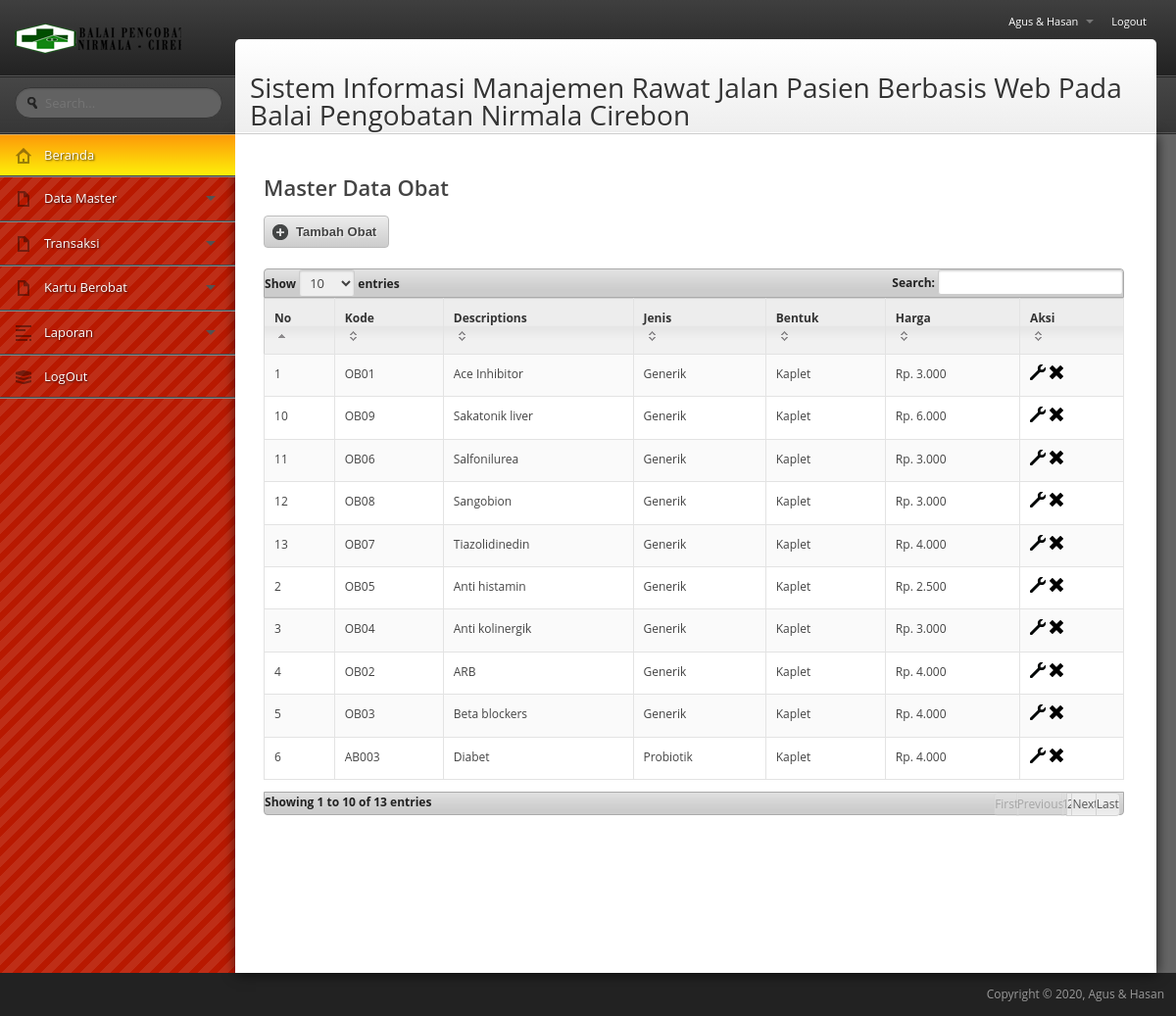
The app's page /si_rawatjalan/media.php?module=obat (signed in) with its own data.
### tables this page shows
CREATE TABLE IF NOT EXISTS `obat` (
  `id_obat` int(10) NOT NULL AUTO_INCREMENT,
  `kode_obat` varchar(10) NOT NULL,
  `nama_obat` varchar(30) NOT NULL,
  `jenis_obat` varchar(20) NOT NULL,
  `harga` int(11) NOT NULL,
  `bentuk_obat` varchar(30) NOT NULL,
  PRIMARY KEY (`id_obat`)
);

### si_rawatjalan/modul/mod_obat/obat.php (the view, shortened to what this page needs)
<?php
$aksi="modul/mod_obat/aksi_obat.php";
switch($_GET[act]){
  default:
    echo "<h2>Master Data Obat</h2>
			<button class=\"btn btn-quaternary\" onclick=\"window.location.href='?module=obat&act=tambahobat';\"><span class=\"icon-plus-alt\"></span>Tambah Obat</button>
<br />
<br />
          <table class=\"table table-bordered table-striped data-table\"><thead>
          <tr><th>No</th><th>Kode</th><th>Descriptions</th><th>Jenis</th><th>Bentuk</th><th>Harga</th><th>Aksi</th></tr></thead>
		  <tbody>";
    $tampil=mysql_query("SELECT * FROM obat ORDER BY nama_obat asc");
    $no=1;
    while ($r=mysql_fetch_array($tampil)){
       echo "<tr class=\"gradeA\"><td>$no</td>
             <td>$r[kode_obat]</td>
             <td>$r[nama_obat]</td>
			 <td>$r[jenis_obat]</td>
			 <td>$r[bentuk_obat]</td>
             <td>Rp. ".number_format($r[harga],0,',','.')."</td>
             <td><a href=?module=obat&act=editobat&id=$r[id_obat]><span class=\"icon-wrench\" title=\"Ubah\"></span></a>
	             <a href=$aksi?module=obat&act=hapus&id=$r[id_obat]><span class=\"icon-x\" title=\"Hapus\"></span></a>
             </td></tr>";
      $no++;
    }
    echo "</tbody></table>"; ?>
	<?php
    break;
  ?>
<?php
}
?>

### records on screen
obat: kode_obat "OB01", nama_obat "Ace Inhibitor", jenis_obat "Generik", bentuk_obat "Kaplet", harga "3.000"
obat: kode_obat "OB05", nama_obat "Anti histamin", jenis_obat "Generik", bentuk_obat "Kaplet", harga "2.500"
obat: kode_obat "OB04", nama_obat "Anti kolinergik", jenis_obat "Generik", bentuk_obat "Kaplet", harga "3.000"
obat: kode_obat "OB02", nama_obat "ARB", jenis_obat "Generik", bentuk_obat "Kaplet", harga "4.000"
obat: kode_obat "OB03", nama_obat "Beta blockers", jenis_obat "Generik", bentuk_obat "Kaplet", harga "4.000"
obat: kode_obat "AB003", nama_obat "Diabet", jenis_obat "Probiotik", bentuk_obat "Kaplet", harga "4.000"
obat: kode_obat "OB09", nama_obat "Sakatonik liver", jenis_obat "Generik", bentuk_obat "Kaplet", harga "6.000"
obat: kode_obat "OB06", nama_obat "Salfonilurea", jenis_obat "Generik", bentuk_obat "Kaplet", harga "3.000"
obat: kode_obat "OB08", nama_obat "Sangobion", jenis_obat "Generik", bentuk_obat "Kaplet", harga "3.000"
obat: kode_obat "OB07", nama_obat "Tiazolidinedin", jenis_obat "Generik", bentuk_obat "Kaplet", harga "4.000"

### other values on screen
$_SESSION[namalengkap] "Agus & Hasan"
